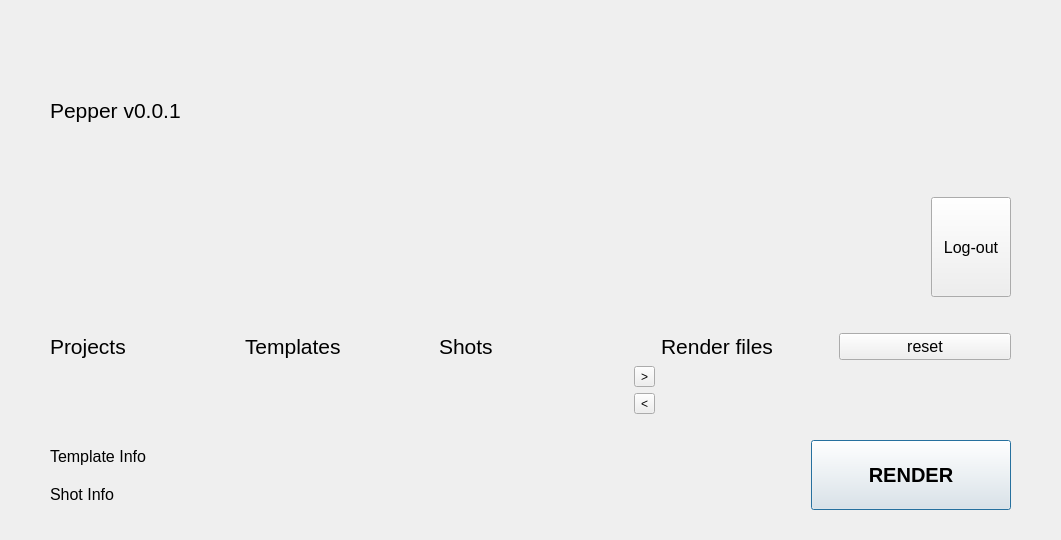
<?xml version="1.0" encoding="UTF-8"?>
<ui version="4.0">
 <class>Dialog</class>
 <widget class="QDialog" name="Dialog">
  <property name="geometry">
   <rect>
    <x>0</x>
    <y>0</y>
    <width>1061</width>
    <height>540</height>
   </rect>
  </property>
  <property name="windowTitle">
   <string>Dialog</string>
  </property>
  <layout class="QGridLayout" name="gridLayout_2">
   <property name="leftMargin">
    <number>50</number>
   </property>
   <property name="topMargin">
    <number>30</number>
   </property>
   <property name="rightMargin">
    <number>50</number>
   </property>
   <property name="bottomMargin">
    <number>30</number>
   </property>
   <item row="3" column="0">
    <spacer name="verticalSpacer_2">
     <property name="orientation">
      <enum>Qt::Vertical</enum>
     </property>
     <property name="sizeType">
      <enum>QSizePolicy::Fixed</enum>
     </property>
     <property name="sizeHint" stdset="0">
      <size>
       <width>20</width>
       <height>20</height>
      </size>
     </property>
    </spacer>
   </item>
   <item row="6" column="0">
    <layout class="QHBoxLayout" name="horizontalLayout">
     <item>
      <layout class="QVBoxLayout" name="verticalLayout_3">
       <item>
        <layout class="QHBoxLayout" name="horizontalLayout_6">
         <item>
          <widget class="QLabel" name="label_9">
           <property name="sizePolicy">
            <sizepolicy hsizetype="Minimum" vsizetype="Preferred">
             <horstretch>0</horstretch>
             <verstretch>0</verstretch>
            </sizepolicy>
           </property>
           <property name="font">
            <font>
             <pointsize>12</pointsize>
            </font>
           </property>
           <property name="text">
            <string>Template Info</string>
           </property>
          </widget>
         </item>
         <item>
          <widget class="QLabel" name="template_info_label">
           <property name="sizePolicy">
            <sizepolicy hsizetype="Minimum" vsizetype="Preferred">
             <horstretch>0</horstretch>
             <verstretch>0</verstretch>
            </sizepolicy>
           </property>
           <property name="minimumSize">
            <size>
             <width>600</width>
             <height>0</height>
            </size>
           </property>
           <property name="text">
            <string/>
           </property>
          </widget>
         </item>
        </layout>
       </item>
       <item>
        <layout class="QHBoxLayout" name="horizontalLayout_7">
         <item>
          <widget class="QLabel" name="label_7">
           <property name="sizePolicy">
            <sizepolicy hsizetype="Minimum" vsizetype="Preferred">
             <horstretch>0</horstretch>
             <verstretch>0</verstretch>
            </sizepolicy>
           </property>
           <property name="font">
            <font>
             <pointsize>12</pointsize>
            </font>
           </property>
           <property name="text">
            <string>Shot Info</string>
           </property>
          </widget>
         </item>
         <item>
          <widget class="QLabel" name="shot_info_label">
           <property name="sizePolicy">
            <sizepolicy hsizetype="Minimum" vsizetype="Preferred">
             <horstretch>0</horstretch>
             <verstretch>0</verstretch>
            </sizepolicy>
           </property>
           <property name="minimumSize">
            <size>
             <width>600</width>
             <height>0</height>
            </size>
           </property>
           <property name="text">
            <string/>
           </property>
          </widget>
         </item>
        </layout>
       </item>
      </layout>
     </item>
     <item>
      <spacer name="horizontalSpacer">
       <property name="orientation">
        <enum>Qt::Horizontal</enum>
       </property>
       <property name="sizeType">
        <enum>QSizePolicy::Fixed</enum>
       </property>
       <property name="sizeHint" stdset="0">
        <size>
         <width>40</width>
         <height>20</height>
        </size>
       </property>
      </spacer>
     </item>
     <item>
      <widget class="QPushButton" name="render_btn">
       <property name="sizePolicy">
        <sizepolicy hsizetype="Fixed" vsizetype="Fixed">
         <horstretch>0</horstretch>
         <verstretch>0</verstretch>
        </sizepolicy>
       </property>
       <property name="minimumSize">
        <size>
         <width>200</width>
         <height>70</height>
        </size>
       </property>
       <property name="font">
        <font>
         <pointsize>15</pointsize>
         <weight>75</weight>
         <bold>true</bold>
        </font>
       </property>
       <property name="text">
        <string>RENDER</string>
       </property>
      </widget>
     </item>
    </layout>
   </item>
   <item row="0" column="0">
    <layout class="QVBoxLayout" name="verticalLayout_2">
     <item>
      <widget class="QLabel" name="label_3">
       <property name="font">
        <font>
         <pointsize>16</pointsize>
        </font>
       </property>
       <property name="text">
        <string>Pepper v0.0.1</string>
       </property>
      </widget>
     </item>
     <item>
      <layout class="QHBoxLayout" name="horizontalLayout_4">
       <item>
        <spacer name="horizontalSpacer_3">
         <property name="orientation">
          <enum>Qt::Horizontal</enum>
         </property>
         <property name="sizeHint" stdset="0">
          <size>
           <width>40</width>
           <height>20</height>
          </size>
         </property>
        </spacer>
       </item>
       <item>
        <widget class="QPushButton" name="logout_btn">
         <property name="enabled">
          <bool>true</bool>
         </property>
         <property name="maximumSize">
          <size>
           <width>100</width>
           <height>100</height>
          </size>
         </property>
         <property name="font">
          <font>
           <pointsize>12</pointsize>
          </font>
         </property>
         <property name="layoutDirection">
          <enum>Qt::LeftToRight</enum>
         </property>
         <property name="text">
          <string>Log-out</string>
         </property>
        </widget>
       </item>
      </layout>
     </item>
     <item>
      <layout class="QGridLayout" name="gridLayout_3">
       <item row="1" column="0">
        <widget class="QLabel" name="label">
         <property name="font">
          <font>
           <pointsize>16</pointsize>
          </font>
         </property>
         <property name="text">
          <string>Projects</string>
         </property>
        </widget>
       </item>
       <item row="1" column="5">
        <layout class="QHBoxLayout" name="horizontalLayout_2">
         <item>
          <widget class="QLabel" name="label_5">
           <property name="font">
            <font>
             <pointsize>16</pointsize>
            </font>
           </property>
           <property name="text">
            <string>Render files</string>
           </property>
          </widget>
         </item>
         <item>
          <widget class="QPushButton" name="reset_btn">
           <property name="font">
            <font>
             <pointsize>12</pointsize>
            </font>
           </property>
           <property name="text">
            <string>reset</string>
           </property>
          </widget>
         </item>
        </layout>
       </item>
       <item row="1" column="2">
        <widget class="QLabel" name="label_4">
         <property name="font">
          <font>
           <pointsize>16</pointsize>
          </font>
         </property>
         <property name="text">
          <string>Shots</string>
         </property>
        </widget>
       </item>
       <item row="2" column="3">
        <layout class="QVBoxLayout" name="verticalLayout_4">
         <item>
          <widget class="QToolButton" name="append_btn">
           <property name="text">
            <string>&gt;</string>
           </property>
          </widget>
         </item>
         <item>
          <widget class="QToolButton" name="del_btn">
           <property name="text">
            <string>&lt;</string>
           </property>
          </widget>
         </item>
        </layout>
       </item>
       <item row="1" column="1">
        <widget class="QLabel" name="label_2">
         <property name="font">
          <font>
           <pointsize>16</pointsize>
          </font>
         </property>
         <property name="text">
          <string>Templates</string>
         </property>
        </widget>
       </item>
       <item row="0" column="0">
        <spacer name="verticalSpacer">
         <property name="orientation">
          <enum>Qt::Vertical</enum>
         </property>
         <property name="sizeType">
          <enum>QSizePolicy::Fixed</enum>
         </property>
         <property name="sizeHint" stdset="0">
          <size>
           <width>50</width>
           <height>30</height>
          </size>
         </property>
        </spacer>
       </item>
       <item row="0" column="5">
        <spacer name="horizontalSpacer_2">
         <property name="orientation">
          <enum>Qt::Horizontal</enum>
         </property>
         <property name="sizeType">
          <enum>QSizePolicy::Minimum</enum>
         </property>
         <property name="sizeHint" stdset="0">
          <size>
           <width>350</width>
           <height>1</height>
          </size>
         </property>
        </spacer>
       </item>
      </layout>
     </item>
    </layout>
   </item>
  </layout>
 </widget>
 <resources/>
 <connections/>
</ui>
